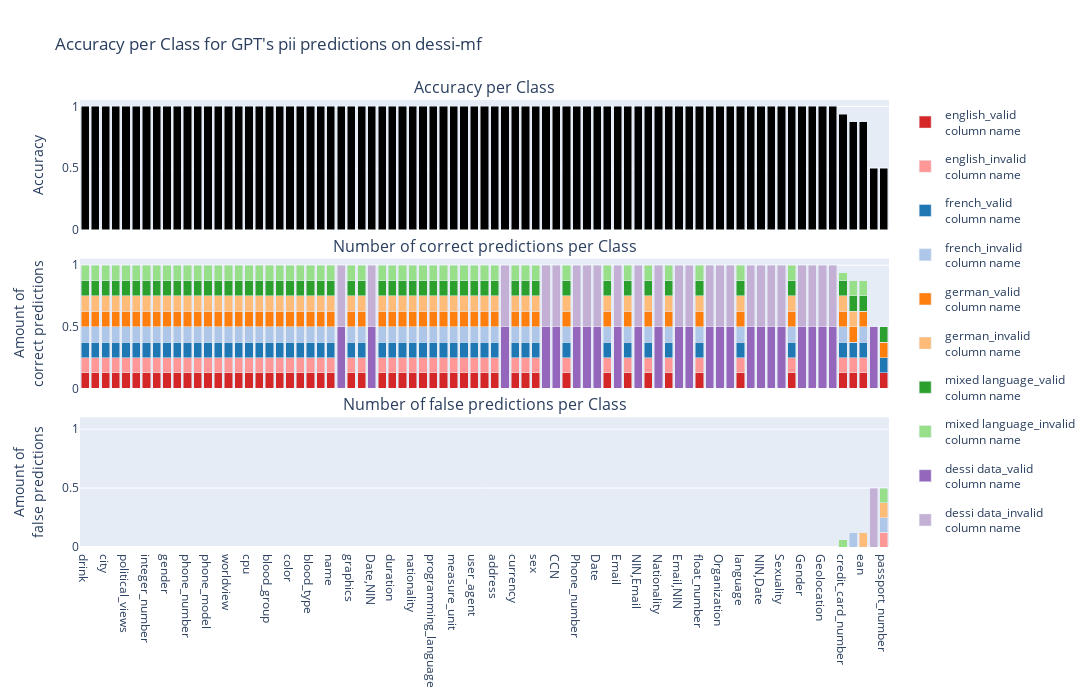
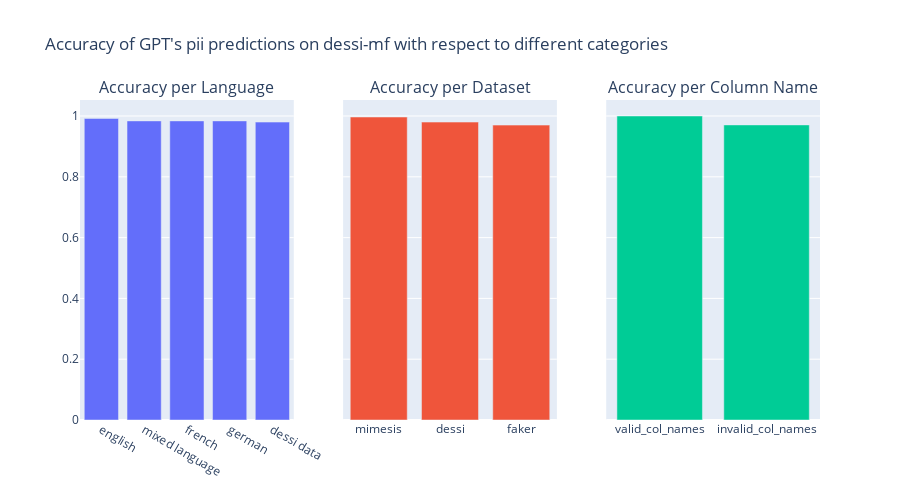

Here is the notebook cell these charts were saved with, in order:
### Code cell
create_analysis_plot(results_own_dataset_pii, "pii predictions on dessi-mf")

### Figure 1 — Plotly figure (JSON) as saved in the notebook; plotly's stock layout.template omitted (floating-point values rounded to 4 significant figures)
{"data": [{"marker": {"color": "black"}, "showlegend": false, "type": "bar", "x": ["drink", "date", "city", "credit_card_provider", "political_views", "resolution", "integer_number", "dish", "gender", "iban", "phone_number", "company", "phone_model", "system_quality_attribute", "worldview", "swift", "cpu", "answer", "blood_group", "occupation", "color", "full_name", "blood_type", "last_name", "name", "NIN", "graphics", "manufacturer", "Date,NIN", "word", "duration", "pyfloat", "nationality", "current_location", "programming_language", "version", "measure_unit", "email", "user_agent", "academic_degree", "address", "Passport", "currency", "url", "sex", "GPE", "CCN", "isbn13", "Phone_number", "SWIFT/BIC", "Date", "pyint", "Email", "job", "NIN,Email", "first_name", "Nationality", "title", "Email,NIN", "Religion", "float_number", "Email,Phone_number", "Organization", "Phone_number,NIN", "language", "NIN,Phone_number", "NIN,Date", "Race", "Sexuality", "isbn", "Gender", "Phone_number,Email", "Geolocation", "IBAN", "credit_card_number", "ssn", "ean", "ID_Card", "passport_number"], "y": [1, 1, 1, 1, 1, 1, 1, 1, 1, 1, 1, 1, 1, 1, 1, 1, 1, 1, 1, 1, 1, 1, 1, 1, 1, 1, 1, 1, 1, 1, 1, 1, 1, 1, 1, 1, 1, 1, 1, 1, 1, 1, 1, 1, 1, 1, 1, 1, 1, 1, 1, 1, 1, 1, 1, 1, 1, 1, 1, 1, 1, 1, 1, 1, 1, 1, 1, 1, 1, 1, 1, 1, 1, 1, 0.9375, 0.875, 0.875, 0.5, 0.5]}, {"legendgroup": "0", "marker": {"color": "#d62728"}, "name": "english_valid<br>column name", "showlegend": true, "type": "bar", "x": ["city", "resolution", "gender", "phone_number", "cpu", "political_views", "last_name", "duration", "pyfloat", "nationality", "programming_language", "user_agent", "academic_degree", "manufacturer", "company", "swift", "graphics", "dish", "isbn13", "phone_model", "sex", "email", "ssn", "system_quality_attribute", "title", "address", "integer_number", "measure_unit", "color", "full_name", "credit_card_number", "date", "float_number", "pyint", "current_location", "language", "job", "worldview", "first_name", "passport_number", "version", "blood_type", "word", "occupation", "drink", "blood_group", "ean", "currency", "name", "isbn", "answer", "iban", "url", "credit_card_provider"], "xaxis": "x2", "y": [0.125, 0.125, 0.125, 0.125, 0.125, 0.125, 0.125, 0.125, 0.125, 0.125, 0.125, 0.125, 0.125, 0.125, 0.125, 0.125, 0.125, 0.125, 0.125, 0.125, 0.125, 0.125, 0.125, 0.125, 0.125, 0.125, 0.125, 0.125, 0.125, 0.125, 0.125, 0.125, 0.125, 0.125, 0.125, 0.125, 0.125, 0.125, 0.125, 0.125, 0.125, 0.125, 0.125, 0.125, 0.125, 0.125, 0.125, 0.125, 0.125, 0.125, 0.125, 0.125, 0.125, 0.125], "yaxis": "y2"}, {"legendgroup": "1", "marker": {"color": "#ff9896"}, "name": "english_invalid<br>column name", "showlegend": true, "type": "bar", "x": ["city", "resolution", "gender", "phone_number", "cpu", "political_views", "last_name", "duration", "pyfloat", "nationality", "programming_language", "user_agent", "academic_degree", "manufacturer", "company", "swift", "graphics", "dish", "isbn13", "phone_model", "sex", "email", "ssn", "system_quality_attribute", "title", "address", "integer_number", "measure_unit", "color", "full_name", "credit_card_number", "date", "float_number", "pyint", "current_location", "language", "job", "worldview", "first_name", "passport_number", "version", "blood_type", "word", "occupation", "drink", "blood_group", "ean", "currency", "name", "isbn", "answer", "iban", "url", "credit_card_provider"], "xaxis": "x2", "y": [0.125, 0.125, 0.125, 0.125, 0.125, 0.125, 0.125, 0.125, 0.125, 0.125, 0.125, 0.125, 0.125, 0.125, 0.125, 0.125, 0.125, 0.125, 0.125, 0.125, 0.125, 0.125, 0.125, 0.125, 0.125, 0.125, 0.125, 0.125, 0.125, 0.125, 0.125, 0.125, 0.125, 0.125, 0.125, 0.125, 0.125, 0.125, 0.125, 0, 0.125, 0.125, 0.125, 0.125, 0.125, 0.125, 0.125, 0.125, 0.125, 0.125, 0.125, 0.125, 0.125, 0.125], "yaxis": "y2"}, {"legendgroup": "2", "marker": {"color": "#1f77b4"}, "name": "french_valid<br>column name", "showlegend": true, "type": "bar", "x": ["date", "dish", "iban", "credit_card_provider", "system_quality_attribute", "swift", "integer_number", "blood_group", "occupation", "credit_card_number", "manufacturer", "company", "version", "measure_unit", "duration", "address", "blood_type", "color", "pyfloat", "pyint", "email", "user_agent", "last_name", "phone_number", "resolution", "name", "programming_language", "full_name", "currency", "drink", "current_location", "float_number", "sex", "graphics", "first_name", "title", "nationality", "ean", "ssn", "academic_degree", "worldview", "passport_number", "job", "isbn", "isbn13", "cpu", "language", "answer", "phone_model", "gender", "word", "url", "city", "political_views"], "xaxis": "x2", "y": [0.125, 0.125, 0.125, 0.125, 0.125, 0.125, 0.125, 0.125, 0.125, 0.125, 0.125, 0.125, 0.125, 0.125, 0.125, 0.125, 0.125, 0.125, 0.125, 0.125, 0.125, 0.125, 0.125, 0.125, 0.125, 0.125, 0.125, 0.125, 0.125, 0.125, 0.125, 0.125, 0.125, 0.125, 0.125, 0.125, 0.125, 0.125, 0.125, 0.125, 0.125, 0.125, 0.125, 0.125, 0.125, 0.125, 0.125, 0.125, 0.125, 0.125, 0.125, 0.125, 0.125, 0.125], "yaxis": "y2"}, {"legendgroup": "3", "marker": {"color": "#aec7e8"}, "name": "french_invalid<br>column name", "showlegend": true, "type": "bar", "x": ["date", "dish", "iban", "credit_card_provider", "system_quality_attribute", "swift", "integer_number", "blood_group", "occupation", "credit_card_number", "manufacturer", "company", "version", "measure_unit", "duration", "address", "blood_type", "color", "pyfloat", "pyint", "email", "user_agent", "last_name", "phone_number", "resolution", "name", "programming_language", "full_name", "currency", "drink", "current_location", "float_number", "sex", "graphics", "first_name", "title", "nationality", "ean", "ssn", "academic_degree", "worldview", "passport_number", "job", "isbn", "isbn13", "cpu", "language", "answer", "phone_model", "gender", "word", "url", "city", "political_views"], "xaxis": "x2", "y": [0.125, 0.125, 0.125, 0.125, 0.125, 0.125, 0.125, 0.125, 0.125, 0.125, 0.125, 0.125, 0.125, 0.125, 0.125, 0.125, 0.125, 0.125, 0.125, 0.125, 0.125, 0.125, 0.125, 0.125, 0.125, 0.125, 0.125, 0.125, 0.125, 0.125, 0.125, 0.125, 0.125, 0.125, 0.125, 0.125, 0.125, 0.125, 0, 0.125, 0.125, 0, 0.125, 0.125, 0.125, 0.125, 0.125, 0.125, 0.125, 0.125, 0.125, 0.125, 0.125, 0.125], "yaxis": "y2"}, {"legendgroup": "4", "marker": {"color": "#ff7f0e"}, "name": "german_valid<br>column name", "showlegend": true, "type": "bar", "x": ["credit_card_provider", "political_views", "company", "phone_model", "worldview", "credit_card_number", "answer", "full_name", "phone_number", "name", "email", "dish", "date", "sex", "blood_group", "blood_type", "pyint", "pyfloat", "gender", "address", "job", "isbn13", "currency", "url", "city", "color", "ssn", "system_quality_attribute", "last_name", "graphics", "academic_degree", "swift", "cpu", "manufacturer", "language", "programming_language", "ean", "iban", "integer_number", "nationality", "occupation", "float_number", "word", "first_name", "version", "user_agent", "measure_unit", "current_location", "duration", "resolution", "isbn", "drink", "title", "passport_number"], "xaxis": "x2", "y": [0.125, 0.125, 0.125, 0.125, 0.125, 0.125, 0.125, 0.125, 0.125, 0.125, 0.125, 0.125, 0.125, 0.125, 0.125, 0.125, 0.125, 0.125, 0.125, 0.125, 0.125, 0.125, 0.125, 0.125, 0.125, 0.125, 0.125, 0.125, 0.125, 0.125, 0.125, 0.125, 0.125, 0.125, 0.125, 0.125, 0.125, 0.125, 0.125, 0.125, 0.125, 0.125, 0.125, 0.125, 0.125, 0.125, 0.125, 0.125, 0.125, 0.125, 0.125, 0.125, 0.125, 0.125], "yaxis": "y2"}, {"legendgroup": "5", "marker": {"color": "#ffbb78"}, "name": "german_invalid<br>column name", "showlegend": true, "type": "bar", "x": ["credit_card_provider", "political_views", "company", "phone_model", "worldview", "credit_card_number", "answer", "full_name", "phone_number", "name", "email", "dish", "date", "sex", "blood_group", "blood_type", "pyint", "pyfloat", "gender", "address", "job", "isbn13", "currency", "url", "city", "color", "ssn", "system_quality_attribute", "last_name", "graphics", "academic_degree", "swift", "cpu", "manufacturer", "language", "programming_language", "ean", "iban", "integer_number", "nationality", "occupation", "float_number", "word", "first_name", "version", "user_agent", "measure_unit", "current_location", "duration", "resolution", "isbn", "drink", "title", "passport_number"], "xaxis": "x2", "y": [0.125, 0.125, 0.125, 0.125, 0.125, 0.125, 0.125, 0.125, 0.125, 0.125, 0.125, 0.125, 0.125, 0.125, 0.125, 0.125, 0.125, 0.125, 0.125, 0.125, 0.125, 0.125, 0.125, 0.125, 0.125, 0.125, 0.125, 0.125, 0.125, 0.125, 0.125, 0.125, 0.125, 0.125, 0.125, 0.125, 0, 0.125, 0.125, 0.125, 0.125, 0.125, 0.125, 0.125, 0.125, 0.125, 0.125, 0.125, 0.125, 0.125, 0.125, 0.125, 0.125, 0], "yaxis": "y2"}, {"legendgroup": "6", "marker": {"color": "#2ca02c"}, "name": "mixed language_valid<br>column name", "showlegend": true, "type": "bar", "x": ["drink", "integer_number", "color", "blood_type", "last_name", "name", "graphics", "credit_card_provider", "word", "current_location", "resolution", "full_name", "currency", "worldview", "url", "nationality", "pyint", "measure_unit", "passport_number", "isbn13", "address", "phone_number", "pyfloat", "duration", "date", "first_name", "job", "user_agent", "blood_group", "phone_model", "title", "credit_card_number", "float_number", "ssn", "gender", "company", "dish", "system_quality_attribute", "ean", "manufacturer", "email", "iban", "version", "occupation", "programming_language", "language", "isbn", "swift", "cpu", "answer", "academic_degree", "city", "sex", "political_views"], "xaxis": "x2", "y": [0.125, 0.125, 0.125, 0.125, 0.125, 0.125, 0.125, 0.125, 0.125, 0.125, 0.125, 0.125, 0.125, 0.125, 0.125, 0.125, 0.125, 0.125, 0.125, 0.125, 0.125, 0.125, 0.125, 0.125, 0.125, 0.125, 0.125, 0.125, 0.125, 0.125, 0.125, 0.125, 0.125, 0.125, 0.125, 0.125, 0.125, 0.125, 0.125, 0.125, 0.125, 0.125, 0.125, 0.125, 0.125, 0.125, 0.125, 0.125, 0.125, 0.125, 0.125, 0.125, 0.125, 0.125], "yaxis": "y2"}, {"legendgroup": "7", "marker": {"color": "#98df8a"}, "name": "mixed language_invalid<br>column name", "showlegend": true, "type": "bar", "x": ["drink", "integer_number", "color", "blood_type", "last_name", "name", "graphics", "credit_card_provider", "word", "current_location", "resolution", "full_name", "currency", "worldview", "url", "nationality", "pyint", "measure_unit", "passport_number", "isbn13", "address", "phone_number", "pyfloat", "duration", "date", "first_name", "job", "user_agent", "blood_group", "phone_model", "title", "credit_card_number", "float_number", "ssn", "gender", "company", "dish", "system_quality_attribute", "ean", "manufacturer", "email", "iban", "version", "occupation", "programming_language", "language", "isbn", "swift", "cpu", "answer", "academic_degree", "city", "sex", "political_views"], "xaxis": "x2", "y": [0.125, 0.125, 0.125, 0.125, 0.125, 0.125, 0.125, 0.125, 0.125, 0.125, 0.125, 0.125, 0.125, 0.125, 0.125, 0.125, 0.125, 0.125, 0, 0.125, 0.125, 0.125, 0.125, 0.125, 0.125, 0.125, 0.125, 0.125, 0.125, 0.125, 0.125, 0.0625, 0.125, 0.125, 0.125, 0.125, 0.125, 0.125, 0.125, 0.125, 0.125, 0.125, 0.125, 0.125, 0.125, 0.125, 0.125, 0.125, 0.125, 0.125, 0.125, 0.125, 0.125, 0.125], "yaxis": "y2"}, {"legendgroup": "8", "marker": {"color": "#9467bd"}, "name": "dessi data_valid<br>column name", "showlegend": true, "type": "bar", "x": ["NIN", "Date,NIN", "ID_Card", "Passport", "GPE", "CCN", "Phone_number", "SWIFT/BIC", "Date", "Email", "NIN,Email", "Nationality", "Email,NIN", "Religion", "Email,Phone_number", "Organization", "Phone_number,NIN", "NIN,Phone_number", "NIN,Date", "Race", "Sexuality", "Gender", "Phone_number,Email", "Geolocation", "IBAN"], "xaxis": "x2", "y": [0.5, 0.5, 0.5, 0.5, 0.5, 0.5, 0.5, 0.5, 0.5, 0.5, 0.5, 0.5, 0.5, 0.5, 0.5, 0.5, 0.5, 0.5, 0.5, 0.5, 0.5, 0.5, 0.5, 0.5, 0.5], "yaxis": "y2"}, {"legendgroup": "9", "marker": {"color": "#c5b0d5"}, "name": "dessi data_invalid<br>column name", "showlegend": true, "type": "bar", "x": ["NIN", "Date,NIN", "ID_Card", "Passport", "GPE", "CCN", "Phone_number", "SWIFT/BIC", "Date", "Email", "NIN,Email", "Nationality", "Email,NIN", "Religion", "Email,Phone_number", "Organization", "Phone_number,NIN", "NIN,Phone_number", "NIN,Date", "Race", "Sexuality", "Gender", "Phone_number,Email", "Geolocation", "IBAN"], "xaxis": "x2", "y": [0.5, 0.5, 0, 0.5, 0.5, 0.5, 0.5, 0.5, 0.5, 0.5, 0.5, 0.5, 0.5, 0.5, 0.5, 0.5, 0.5, 0.5, 0.5, 0.5, 0.5, 0.5, 0.5, 0.5, 0.5], "yaxis": "y2"}, {"legendgroup": "0", "marker": {"color": "#d62728"}, "name": "english_valid<br>column name", "showlegend": false, "type": "bar", "x": ["city", "resolution", "gender", "phone_number", "cpu", "political_views", "last_name", "duration", "pyfloat", "nationality", "programming_language", "user_agent", "academic_degree", "manufacturer", "company", "swift", "graphics", "dish", "isbn13", "phone_model", "sex", "email", "ssn", "system_quality_attribute", "title", "address", "integer_number", "measure_unit", "color", "full_name", "credit_card_number", "date", "float_number", "pyint", "current_location", "language", "job", "worldview", "first_name", "passport_number", "version", "blood_type", "word", "occupation", "drink", "blood_group", "ean", "currency", "name", "isbn", "answer", "iban", "url", "credit_card_provider"], "xaxis": "x3", "y": [0, 0, 0, 0, 0, 0, 0, 0, 0, 0, 0, 0, 0, 0, 0, 0, 0, 0, 0, 0, 0, 0, 0, 0, 0, 0, 0, 0, 0, 0, 0, 0, 0, 0, 0, 0, 0, 0, 0, 0, 0, 0, 0, 0, 0, 0, 0, 0, 0, 0, 0, 0, 0, 0], "yaxis": "y3"}, {"legendgroup": "1", "marker": {"color": "#ff9896"}, "name": "english_invalid<br>column name", "showlegend": false, "type": "bar", "x": ["city", "resolution", "gender", "phone_number", "cpu", "political_views", "last_name", "duration", "pyfloat", "nationality", "programming_language", "user_agent", "academic_degree", "manufacturer", "company", "swift", "graphics", "dish", "isbn13", "phone_model", "sex", "email", "ssn", "system_quality_attribute", "title", "address", "integer_number", "measure_unit", "color", "full_name", "credit_card_number", "date", "float_number", "pyint", "current_location", "language", "job", "worldview", "first_name", "passport_number", "version", "blood_type", "word", "occupation", "drink", "blood_group", "ean", "currency", "name", "isbn", "answer", "iban", "url", "credit_card_provider"], "xaxis": "x3", "y": [0, 0, 0, 0, 0, 0, 0, 0, 0, 0, 0, 0, 0, 0, 0, 0, 0, 0, 0, 0, 0, 0, 0, 0, 0, 0, 0, 0, 0, 0, 0, 0, 0, 0, 0, 0, 0, 0, 0, 0.125, 0, 0, 0, 0, 0, 0, 0, 0, 0, 0, 0, 0, 0, 0], "yaxis": "y3"}, {"legendgroup": "2", "marker": {"color": "#1f77b4"}, "name": "french_valid<br>column name", "showlegend": false, "type": "bar", "x": ["date", "dish", "iban", "credit_card_provider", "system_quality_attribute", "swift", "integer_number", "blood_group", "occupation", "credit_card_number", "manufacturer", "company", "version", "measure_unit", "duration", "address", "blood_type", "color", "pyfloat", "pyint", "email", "user_agent", "last_name", "phone_number", "resolution", "name", "programming_language", "full_name", "currency", "drink", "current_location", "float_number", "sex", "graphics", "first_name", "title", "nationality", "ean", "ssn", "academic_degree", "worldview", "passport_number", "job", "isbn", "isbn13", "cpu", "language", "answer", "phone_model", "gender", "word", "url", "city", "political_views"], "xaxis": "x3", "y": [0, 0, 0, 0, 0, 0, 0, 0, 0, 0, 0, 0, 0, 0, 0, 0, 0, 0, 0, 0, 0, 0, 0, 0, 0, 0, 0, 0, 0, 0, 0, 0, 0, 0, 0, 0, 0, 0, 0, 0, 0, 0, 0, 0, 0, 0, 0, 0, 0, 0, 0, 0, 0, 0], "yaxis": "y3"}, {"legendgroup": "3", "marker": {"color": "#aec7e8"}, "name": "french_invalid<br>column name", "showlegend": false, "type": "bar", "x": ["date", "dish", "iban", "credit_card_provider", "system_quality_attribute", "swift", "integer_number", "blood_group", "occupation", "credit_card_number", "manufacturer", "company", "version", "measure_unit", "duration", "address", "blood_type", "color", "pyfloat", "pyint", "email", "user_agent", "last_name", "phone_number", "resolution", "name", "programming_language", "full_name", "currency", "drink", "current_location", "float_number", "sex", "graphics", "first_name", "title", "nationality", "ean", "ssn", "academic_degree", "worldview", "passport_number", "job", "isbn", "isbn13", "cpu", "language", "answer", "phone_model", "gender", "word", "url", "city", "political_views"], "xaxis": "x3", "y": [0, 0, 0, 0, 0, 0, 0, 0, 0, 0, 0, 0, 0, 0, 0, 0, 0, 0, 0, 0, 0, 0, 0, 0, 0, 0, 0, 0, 0, 0, 0, 0, 0, 0, 0, 0, 0, 0, 0.125, 0, 0, 0.125, 0, 0, 0, 0, 0, 0, 0, 0, 0, 0, 0, 0], "yaxis": "y3"}, {"legendgroup": "4", "marker": {"color": "#ff7f0e"}, "name": "german_valid<br>column name", "showlegend": false, "type": "bar", "x": ["credit_card_provider", "political_views", "company", "phone_model", "worldview", "credit_card_number", "answer", "full_name", "phone_number", "name", "email", "dish", "date", "sex", "blood_group", "blood_type", "pyint", "pyfloat", "gender", "address", "job", "isbn13", "currency", "url", "city", "color", "ssn", "system_quality_attribute", "last_name", "graphics", "academic_degree", "swift", "cpu", "manufacturer", "language", "programming_language", "ean", "iban", "integer_number", "nationality", "occupation", "float_number", "word", "first_name", "version", "user_agent", "measure_unit", "current_location", "duration", "resolution", "isbn", "drink", "title", "passport_number"], "xaxis": "x3", "y": [0, 0, 0, 0, 0, 0, 0, 0, 0, 0, 0, 0, 0, 0, 0, 0, 0, 0, 0, 0, 0, 0, 0, 0, 0, 0, 0, 0, 0, 0, 0, 0, 0, 0, 0, 0, 0, 0, 0, 0, 0, 0, 0, 0, 0, 0, 0, 0, 0, 0, 0, 0, 0, 0], "yaxis": "y3"}, {"legendgroup": "5", "marker": {"color": "#ffbb78"}, "name": "german_invalid<br>column name", "showlegend": false, "type": "bar", "x": ["credit_card_provider", "political_views", "company", "phone_model", "worldview", "credit_card_number", "answer", "full_name", "phone_number", "name", "email", "dish", "date", "sex", "blood_group", "blood_type", "pyint", "pyfloat", "gender", "address", "job", "isbn13", "currency", "url", "city", "color", "ssn", "system_quality_attribute", "last_name", "graphics", "academic_degree", "swift", "cpu", "manufacturer", "language", "programming_language", "ean", "iban", "integer_number", "nationality", "occupation", "float_number", "word", "first_name", "version", "user_agent", "measure_unit", "current_location", "duration", "resolution", "isbn", "drink", "title", "passport_number"], "xaxis": "x3", "y": [0, 0, 0, 0, 0, 0, 0, 0, 0, 0, 0, 0, 0, 0, 0, 0, 0, 0, 0, 0, 0, 0, 0, 0, 0, 0, 0, 0, 0, 0, 0, 0, 0, 0, 0, 0, 0.125, 0, 0, 0, 0, 0, 0, 0, 0, 0, 0, 0, 0, 0, 0, 0, 0, 0.125], "yaxis": "y3"}, {"legendgroup": "6", "marker": {"color": "#2ca02c"}, "name": "mixed language_valid<br>column name", "showlegend": false, "type": "bar", "x": ["drink", "integer_number", "color", "blood_type", "last_name", "name", "graphics", "credit_card_provider", "word", "current_location", "resolution", "full_name", "currency", "worldview", "url", "nationality", "pyint", "measure_unit", "passport_number", "isbn13", "address", "phone_number", "pyfloat", "duration", "date", "first_name", "job", "user_agent", "blood_group", "phone_model", "title", "credit_card_number", "float_number", "ssn", "gender", "company", "dish", "system_quality_attribute", "ean", "manufacturer", "email", "iban", "version", "occupation", "programming_language", "language", "isbn", "swift", "cpu", "answer", "academic_degree", "city", "sex", "political_views"], "xaxis": "x3", "y": [0, 0, 0, 0, 0, 0, 0, 0, 0, 0, 0, 0, 0, 0, 0, 0, 0, 0, 0, 0, 0, 0, 0, 0, 0, 0, 0, 0, 0, 0, 0, 0, 0, 0, 0, 0, 0, 0, 0, 0, 0, 0, 0, 0, 0, 0, 0, 0, 0, 0, 0, 0, 0, 0], "yaxis": "y3"}, {"legendgroup": "7", "marker": {"color": "#98df8a"}, "name": "mixed language_invalid<br>column name", "showlegend": false, "type": "bar", "x": ["drink", "integer_number", "color", "blood_type", "last_name", "name", "graphics", "credit_card_provider", "word", "current_location", "resolution", "full_name", "currency", "worldview", "url", "nationality", "pyint", "measure_unit", "passport_number", "isbn13", "address", "phone_number", "pyfloat", "duration", "date", "first_name", "job", "user_agent", "blood_group", "phone_model", "title", "credit_card_number", "float_number", "ssn", "gender", "company", "dish", "system_quality_attribute", "ean", "manufacturer", "email", "iban", "version", "occupation", "programming_language", "language", "isbn", "swift", "cpu", "answer", "academic_degree", "city", "sex", "political_views"], "xaxis": "x3", "y": [0, 0, 0, 0, 0, 0, 0, 0, 0, 0, 0, 0, 0, 0, 0, 0, 0, 0, 0.125, 0, 0, 0, 0, 0, 0, 0, 0, 0, 0, 0, 0, 0.0625, 0, 0, 0, 0, 0, 0, 0, 0, 0, 0, 0, 0, 0, 0, 0, 0, 0, 0, 0, 0, 0, 0], "yaxis": "y3"}, {"legendgroup": "8", "marker": {"color": "#9467bd"}, "name": "dessi data_valid<br>column name", "showlegend": false, "type": "bar", "x": ["NIN", "Date,NIN", "ID_Card", "Passport", "GPE", "CCN", "Phone_number", "SWIFT/BIC", "Date", "Email", "NIN,Email", "Nationality", "Email,NIN", "Religion", "Email,Phone_number", "Organization", "Phone_number,NIN", "NIN,Phone_number", "NIN,Date", "Race", "Sexuality", "Gender", "Phone_number,Email", "Geolocation", "IBAN"], "xaxis": "x3", "y": [0, 0, 0, 0, 0, 0, 0, 0, 0, 0, 0, 0, 0, 0, 0, 0, 0, 0, 0, 0, 0, 0, 0, 0, 0], "yaxis": "y3"}, {"legendgroup": "9", "marker": {"color": "#c5b0d5"}, "name": "dessi data_invalid<br>column name", "showlegend": false, "type": "bar", "x": ["NIN", "Date,NIN", "ID_Card", "Passport", "GPE", "CCN", "Phone_number", "SWIFT/BIC", "Date", "Email", "NIN,Email", "Nationality", "Email,NIN", "Religion", "Email,Phone_number", "Organization", "Phone_number,NIN", "NIN,Phone_number", "NIN,Date", "Race", "Sexuality", "Gender", "Phone_number,Email", "Geolocation", "IBAN"], "xaxis": "x3", "y": [0, 0, 0.5, 0, 0, 0, 0, 0, 0, 0, 0, 0, 0, 0, 0, 0, 0, 0, 0, 0, 0, 0, 0, 0, 0], "yaxis": "y3"}], "layout": {"annotations": [{"font": {"size": 16}, "showarrow": false, "text": "Accuracy per Class", "x": 0.5, "xanchor": "center", "xref": "paper", "y": 1, "yanchor": "bottom", "yref": "paper"}, {"font": {"size": 16}, "showarrow": false, "text": "Number of correct predictions per Class", "x": 0.5, "xanchor": "center", "xref": "paper", "y": 0.645, "yanchor": "bottom", "yref": "paper"}, {"font": {"size": 16}, "showarrow": false, "text": "Number of false predictions per Class", "x": 0.5, "xanchor": "center", "xref": "paper", "y": 0.29, "yanchor": "bottom", "yref": "paper"}], "barmode": "stack", "height": 700, "title": {"text": "Accuracy per Class for GPT's pii predictions on dessi-mf"}, "width": 1500, "xaxis": {"anchor": "y", "domain": [0, 1], "matches": "x3", "showticklabels": false}, "xaxis2": {"anchor": "y2", "domain": [0, 1], "matches": "x3", "showticklabels": false}, "xaxis3": {"anchor": "y3", "domain": [0, 1]}, "yaxis": {"anchor": "x", "domain": [0.71, 1], "title": {"text": "Accuracy"}}, "yaxis2": {"anchor": "x2", "domain": [0.355, 0.645], "title": {"text": "Amount of<br>correct predictions"}}, "yaxis3": {"anchor": "x3", "domain": [0, 0.29], "range": [0, 1.1], "title": {"text": "Amount of<br>false predictions"}}}}

### Figure 2 — Plotly figure (JSON) as saved in the notebook; plotly's stock layout.template omitted (floating-point values rounded to 4 significant figures)
{"data": [{"showlegend": false, "type": "bar", "x": ["english", "mixed language", "french", "german", "dessi data"], "xaxis": "x", "y": [0.9919, 0.9839, 0.9839, 0.9839, 0.98], "yaxis": "y"}, {"showlegend": false, "type": "bar", "x": ["mimesis", "dessi", "faker"], "xaxis": "x2", "y": [0.9966, 0.98, 0.97], "yaxis": "y2"}, {"showlegend": false, "type": "bar", "x": ["valid_col_names", "invalid_col_names"], "xaxis": "x3", "y": [1, 0.9707], "yaxis": "y3"}], "layout": {"annotations": [{"font": {"size": 16}, "showarrow": false, "text": "Accuracy per Language", "x": 0.1444, "xanchor": "center", "xref": "paper", "y": 1, "yanchor": "bottom", "yref": "paper"}, {"font": {"size": 16}, "showarrow": false, "text": "Accuracy per Dataset", "x": 0.5, "xanchor": "center", "xref": "paper", "y": 1, "yanchor": "bottom", "yref": "paper"}, {"font": {"size": 16}, "showarrow": false, "text": "Accuracy per Column Name", "x": 0.8556, "xanchor": "center", "xref": "paper", "y": 1, "yanchor": "bottom", "yref": "paper"}], "height": 500, "title": {"text": "Accuracy of GPT's pii predictions on dessi-mf with respect to different categories"}, "width": 900, "xaxis": {"anchor": "y", "domain": [0, 0.2889]}, "xaxis2": {"anchor": "y2", "domain": [0.3556, 0.6444]}, "xaxis3": {"anchor": "y3", "domain": [0.7111, 1]}, "yaxis": {"anchor": "x", "domain": [0, 1]}, "yaxis2": {"anchor": "x2", "domain": [0, 1], "matches": "y", "showticklabels": false}, "yaxis3": {"anchor": "x3", "domain": [0, 1], "matches": "y", "showticklabels": false}}}
